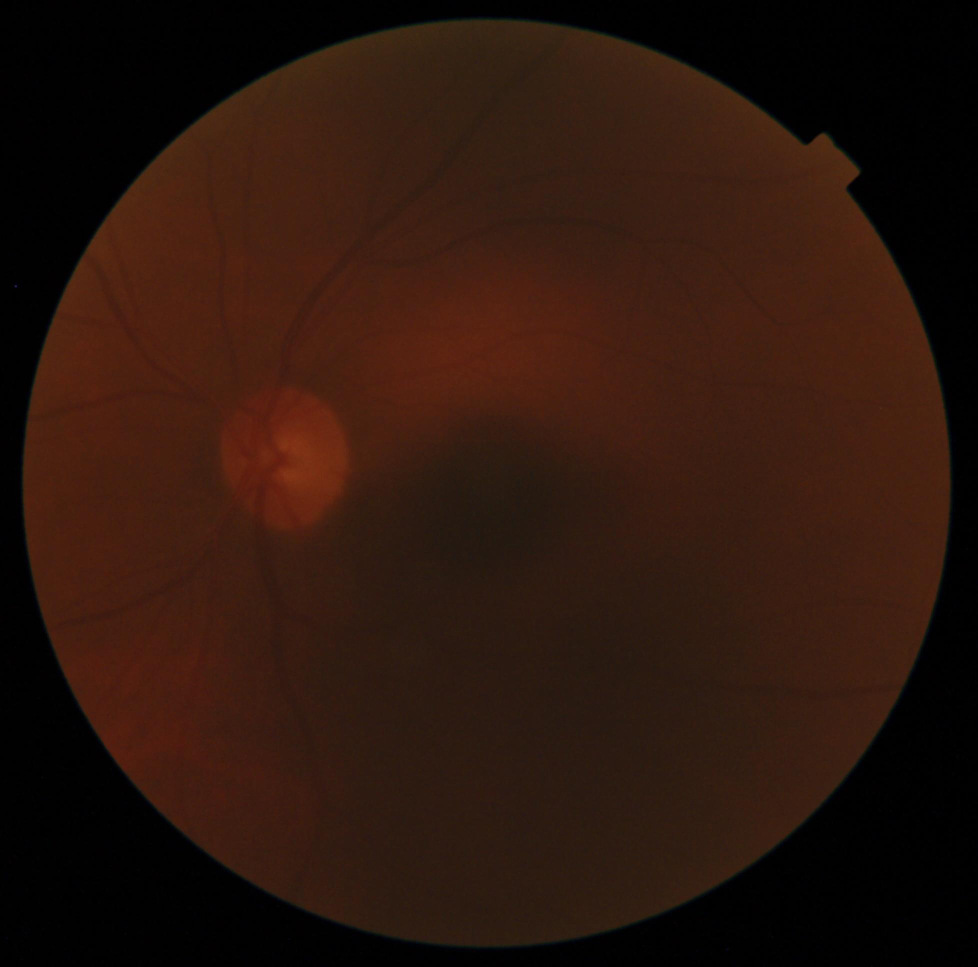
#> input picture examples/ungradeable_small_file.jpg, 1956 x 1934 px (shown at 1/2 size)
$ python -i quality.py   (imports and definitions only)   (older library calls are emulated)
#> lines starting #> are read from the running program, lines starting #| are printed output that depends on the picture; after the words box and inside, x2 and y2 are one past the last pixel; in counts of white or black regions, pixels touching at a corner belong together
#> further down, picture is the input picture: shape (1934, 1956, 3); mean B, G, R 12.7, 21.9, 43.8
"""
Image-quality measurements for retinal fundus photos.

Every measurement is taken *inside the retina only*: a fundus photo is a
bright circle on a black background, and including that background would
drag averages down by an amount that depends on the camera's framing.

Measurements
------------
brightness   Mean HSV value (0-255) inside the retina.
contrast     Coefficient of variation (standard deviation / mean) of the green
             channel inside the retina. A washed-out photo is almost uniformly
             pale, so it scores very low even when it is bright; a vivid but
             crisp photo keeps its contrast.
diameter_px  Diameter of the retina in the original image, in pixels.
             A direct measure of resolution, independent of JPEG compression.
sharpness    Variance of the Laplacian of the green channel (x1000 for
             readability), after the retina is placed on a square canvas,
             resized to a fixed size and blurred. The resize makes photos
             from different cameras comparable. The blur is deliberately
             strong: it removes sensor grain and JPEG compression artifacts,
             so the score reflects structures at the scale of blood vessels
             rather than how the file was saved. The green channel is used
             because vessels have the most contrast there.
"""

from dataclasses import dataclass, asdict

import cv2
import numpy as np

# Size the retina is resampled to before measuring sharpness, so the score
# does not depend on the camera's resolution.
SHARPNESS_SIZE = 512
# Blur (Gaussian sigma, in pixels at SHARPNESS_SIZE) applied before the
# Laplacian. Lighter blur (e.g. 1.5 px at 768) let JPEG blocking artifacts
# raise the score of blurry photos above that of sharp ones; at this scale
# re-saving a photo barely changes its score.
SHARPNESS_BLUR_SIGMA = 3.5
# Raw scores are small; multiply for readability.
SHARPNESS_SCALE = 1000.0
# Only the central part of the retina is used for sharpness, so the hard
# edge between the retina and the black background is not counted.
SHARPNESS_INNER_FRACTION = 0.85
# Pixels darker than this (max of B, G, R) are treated as background.
BACKGROUND_LEVEL = 15
# The retina must cover at least this fraction of the image to be accepted.
MIN_RETINA_AREA_FRACTION = 0.15


@dataclass
class Thresholds:
    min_brightness: float = 50      # below: underexposed
    max_brightness: float = 240     # above: saturated
    min_contrast: float = 0.03      # below: washed out (almost uniformly pale)
    min_diameter_px: int = 400      # below: thumbnail-sized, too few pixels to grade
    min_sharpness: float = 3.5      # below: blurry / out of focus


@dataclass
class Measurements:
    retina_found: bool
    brightness: float = 0.0
    contrast: float = 0.0
    diameter_px: float = 0.0
    sharpness: float = 0.0


def find_retina(image_bgr, work_size=1024):
    """
    Locate the circular retina.

    Returns (cx, cy, r) in original-image pixels, or None if no retina is found.
    Detection runs on a downscaled copy for speed.
    """
#> called with work_size = 1024
    h, w = image_bgr.shape[:2]
#> h = 1934; w = 1956
    scale = work_size / max(h, w)
#> scale = 0.524
    small = cv2.resize(image_bgr, (int(w * scale), int(h * scale)), interpolation=cv2.INTER_AREA)

    _, mask = cv2.threshold(small.max(axis=2), BACKGROUND_LEVEL, 255, cv2.THRESH_BINARY)
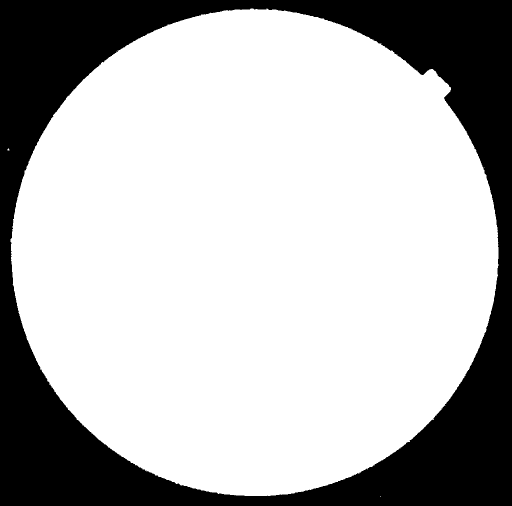
#> mask: shape (1012, 1024) (shown at 1/2 size); 72.1% white; 1 black region, box (x1, y1, x2, y2) and area: (0, 0, 1024, 1012) 289520
    mask = cv2.morphologyEx(mask, cv2.MORPH_OPEN, np.ones((5, 5), np.uint8))
#> mask: shape (1012, 1024); 72% white; 1 black region
    contours, _ = cv2.findContours(mask, cv2.RETR_EXTERNAL, cv2.CHAIN_APPROX_SIMPLE)
#> contours = 1 contour; box (x1, y1, x2, y2) and area: (21, 17, 997, 992) 745163
    if not contours:
        return None

    largest = max(contours, key=cv2.contourArea)
#> largest = contour of 1386 points, box (x1, y1, x2, y2) (21, 17, 997, 992), area 745163
    if cv2.contourArea(largest) < MIN_RETINA_AREA_FRACTION * small.shape[0] * small.shape[1]:
        return None

    (cx, cy), r = cv2.minEnclosingCircle(largest)
#> cx = 517.1; cy = 495.2; r = 500.1
    return cx / scale, cy / scale, r / scale


def circle_mask(shape, cx, cy, r):
    mask = np.zeros(shape[:2], np.uint8)
    cv2.circle(mask, (int(round(cx)), int(round(cy))), int(round(r)), 255, -1)
    return mask > 0


def measure(image_bgr):
    """Compute all quality measurements for one image."""
    retina = find_retina(image_bgr)
#> retina = (987.7, 945.8, 955.2)
    if retina is None:
        return Measurements(retina_found=False)
    cx, cy, r = retina
#> cx = 987.7; cy = 945.8; r = 955.2

    # Brightness inside the retina (slightly shrunk to avoid the dark rim).
    hsv_value = cv2.cvtColor(image_bgr, cv2.COLOR_BGR2HSV)[:, :, 2]
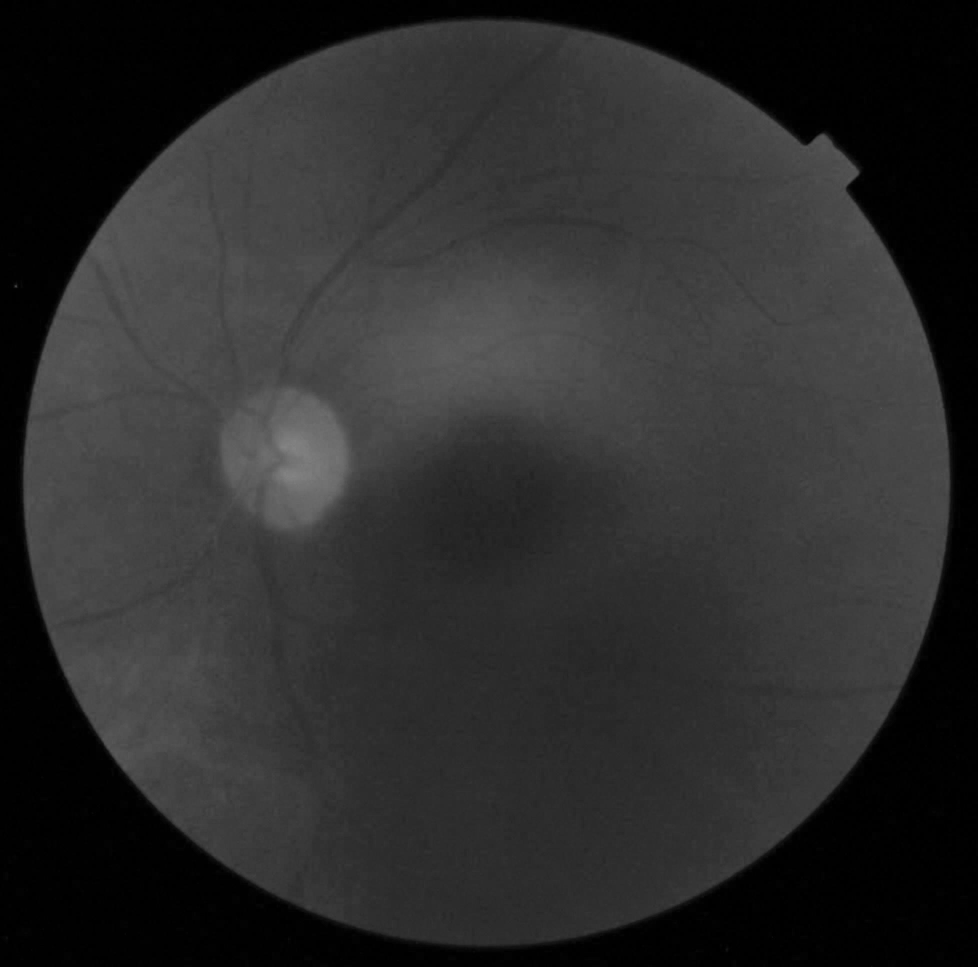
#> hsv_value: shape (1934, 1956) (shown at 1/2 size); min 0, max 132, mean 44
    brightness = float(hsv_value[circle_mask(image_bgr.shape, cx, cy, r * 0.95)].mean())
#> in circle_mask, `cv2.circle(mask, (int(round(cx)), int(round(cy))), int(round(r)), 255,..`: mask: shape (1934, 1956); 68.3% white; 1 black region, box (x1, y1, x2, y2) and area: (0, 0, 1956, 1934) 1198503
#> brightness = 60.72

    # Contrast: spread of the green channel relative to its mean.
    green = image_bgr[:, :, 1][circle_mask(image_bgr.shape, cx, cy, r * 0.9)].astype(np.float32)
#> call 2 of circle_mask, with shape = (1934, 1956, 3), cx = 987.7, cy = 945.8, r = 859.7
#> in circle_mask (call 2), `cv2.circle(mask, (int(round(cx)), int(round(cy))), int(round(r)), 255,..`:
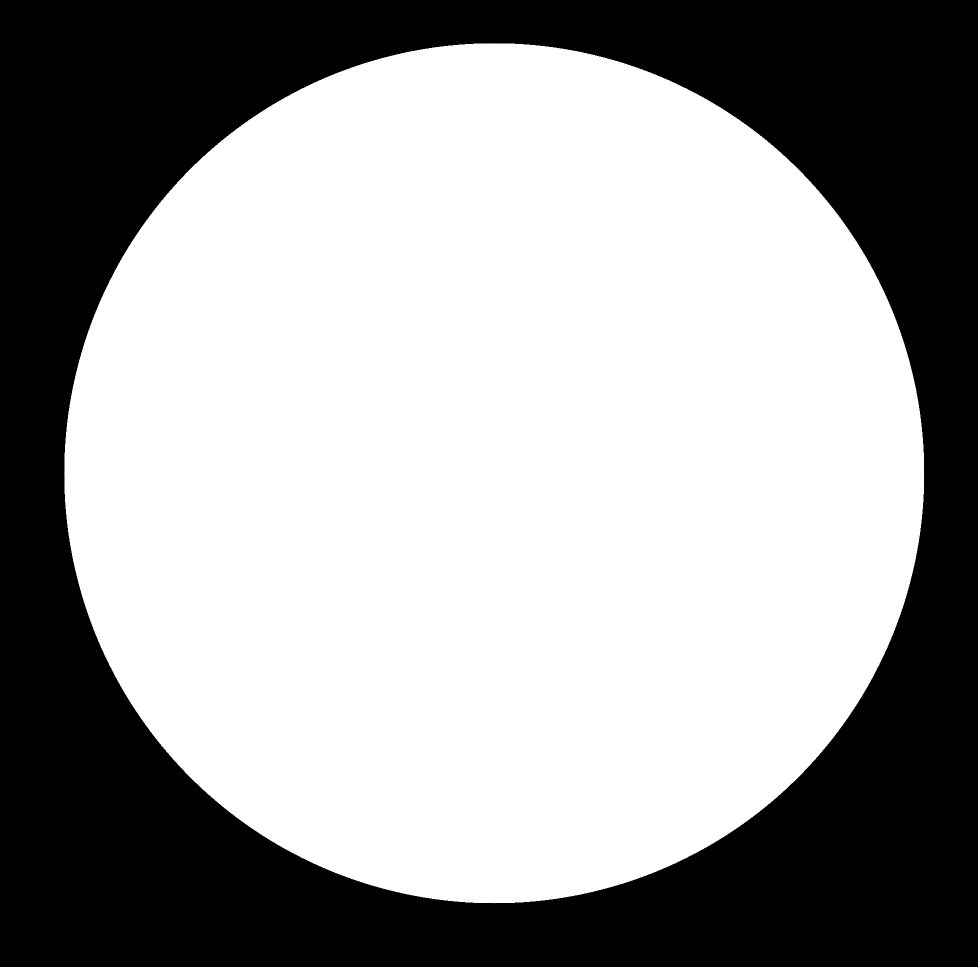
#> mask: shape (1934, 1956) (shown at 1/2 size); 61.4% white; 1 black region, box (x1, y1, x2, y2) and area: (0, 0, 1956, 1934) 1459471
    contrast = float(green.std() / max(green.mean(), 1e-6))
#> contrast = 0.107

    # Sharpness: place the retina on a square canvas, resample to a fixed size,
    # denoise, Laplacian. Fundus cameras often cut off the top and bottom of
    # the retina; padding (instead of stretching the visible part to a square)
    # keeps the geometry the same for every photo.
    sharpness = _sharpness(image_bgr[:, :, 1], cx, cy, r)

    return Measurements(
        retina_found=True,
        brightness=brightness,
        contrast=contrast,
        diameter_px=2 * r,
        sharpness=sharpness,
    )


def _sharpness(green, cx, cy, r):
#> called with cx = 987.7, cy = 945.8, r = 955.2
    h, w = green.shape
#> h = 1934; w = 1956
    side = max(1, int(round(2 * r)))
#> side = 1910
    x0, y0 = int(round(cx - r)), int(round(cy - r))
#> x0 = 32; y0 = -9
    canvas = np.zeros((side, side), np.uint8)
    inside = np.zeros((side, side), np.uint8)
    sx0, sy0 = max(0, x0), max(0, y0)
#> sx0 = 32; sy0 = 0
    sx1, sy1 = min(w, x0 + side), min(h, y0 + side)
#> sx1 = 1942; sy1 = 1901
    canvas[sy0 - y0:sy1 - y0, sx0 - x0:sx1 - x0] = green[sy0:sy1, sx0:sx1]
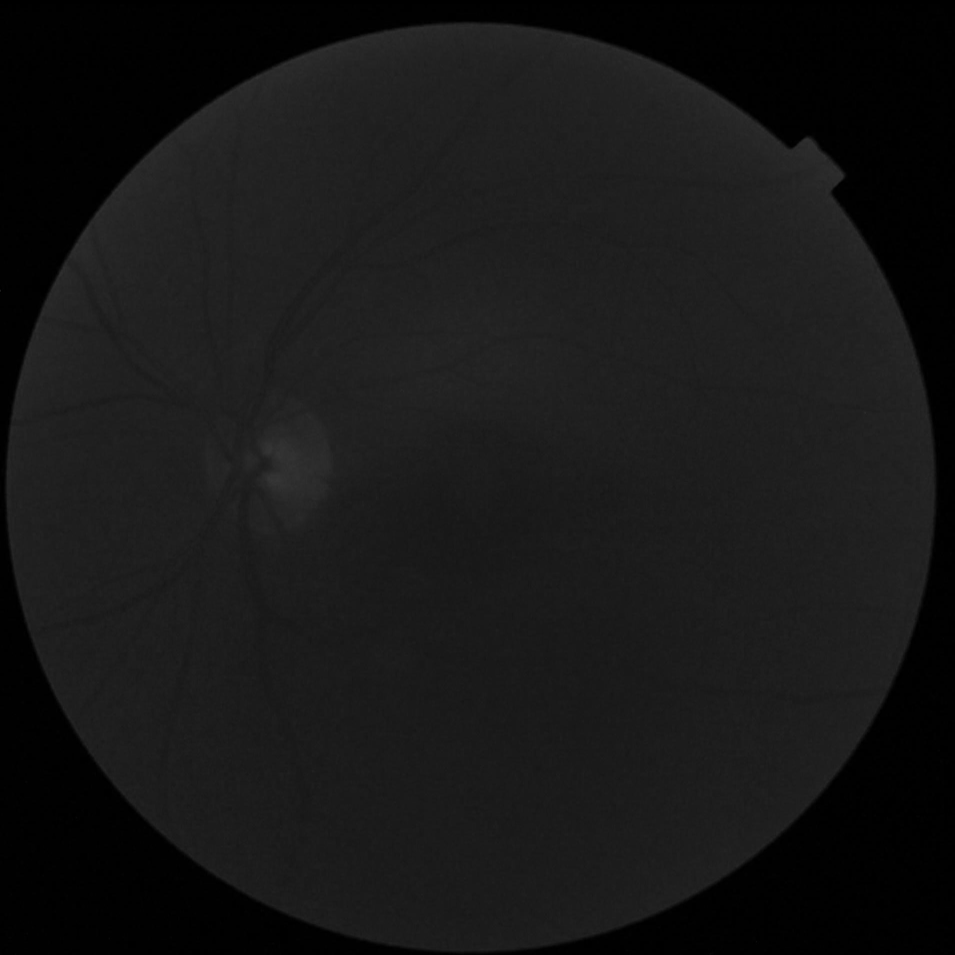
#> canvas: shape (1910, 1910) (shown at 1/2 size); min 0, max 55, mean 22.7
    inside[sy0 - y0:sy1 - y0, sx0 - x0:sx1 - x0] = 255

    n = SHARPNESS_SIZE
    g = cv2.resize(canvas, (n, n), interpolation=cv2.INTER_AREA).astype(np.float32)
    g = cv2.GaussianBlur(g, (0, 0), SHARPNESS_BLUR_SIGMA)
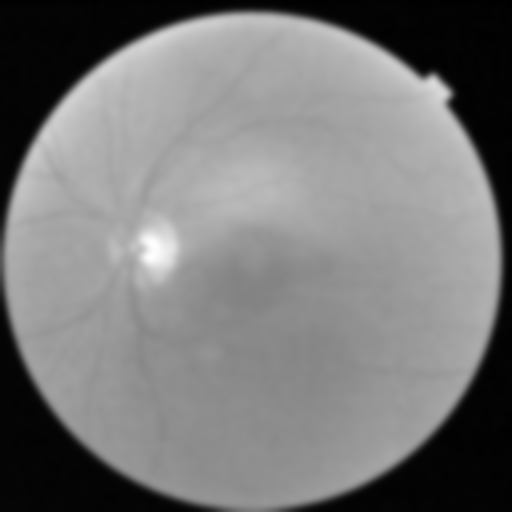
#> g: shape (512, 512) float32; min 0.0771, max 47.49, mean 22.7; drawn with min black and max white
    # Measure only where the photo has real pixels: inside the central circle
    # and away from any edge where the image was cut off.
    inside = cv2.resize(inside, (n, n), interpolation=cv2.INTER_NEAREST)
    inside = cv2.erode(inside, np.ones((9, 9), np.uint8)) > 0
    region = circle_mask((n, n), n / 2, n / 2, n / 2 * SHARPNESS_INNER_FRACTION) & inside
#> call 3 of circle_mask, with shape = (512, 512), cx = 256, cy = 256, r = 217.6
#> in circle_mask (call 3), `cv2.circle(mask, (int(round(cx)), int(round(cy))), int(round(r)), 255,..`:
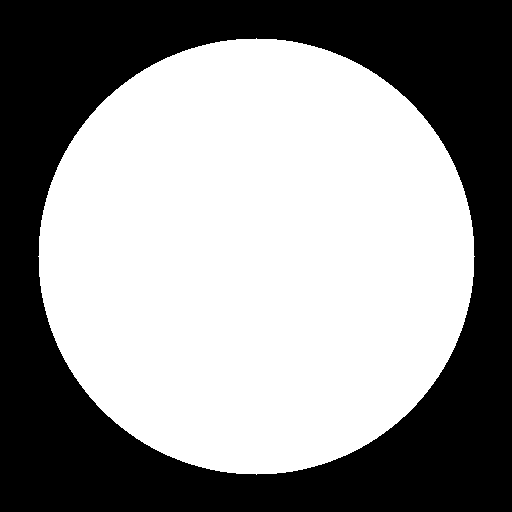
#> mask: shape (512, 512); 56.9% white; 1 black region, box (x1, y1, x2, y2) and area: (0, 0, 512, 512) 112871
    return float(cv2.Laplacian(g, cv2.CV_32F)[region].var()) * SHARPNESS_SCALE


def decide(m: Measurements, t: Thresholds):
    """Return (is_gradeable, reason) for a set of measurements."""
    if not m.retina_found:
        return False, "no retina detected"
    if m.brightness < t.min_brightness:
        return False, "too dark"
    if m.brightness > t.max_brightness:
        return False, "too bright"
    if m.contrast < t.min_contrast:
        return False, "washed out"
    if m.diameter_px < t.min_diameter_px:
        return False, "resolution too low"
    if m.sharpness < t.min_sharpness:
        return False, "blurry"
    return True, "passed all checks"


def legacy_decide(image_bgr, file_size_bytes, brightness_limit=35, size_threshold_bytes=109_000):
    """
    The original (v2) rule, kept for comparison: whole-image brightness plus
    file size.
    """
    value = cv2.cvtColor(image_bgr, cv2.COLOR_BGR2HSV)[:, :, 2]
    if int(value.mean()) < brightness_limit:
        return False, "too dark"
    if file_size_bytes < size_threshold_bytes:
        return False, "file too small"
    return True, "passed both checks"


def as_dict(m: Measurements):
    d = asdict(m)
    decimals = {"brightness": 1, "contrast": 3, "diameter_px": 1, "sharpness": 2}
    for key, n in decimals.items():
        d[key] = round(d[key], n)
    return d

>>> import cv2
>>> picture = cv2.imread('examples/ungradeable_small_file.jpg')
>>> result = measure(picture)
#> in measure, `sharpness = _sharpness(image_bgr[:, :, 1], cx, cy, r)`: sharpness = 1.17
